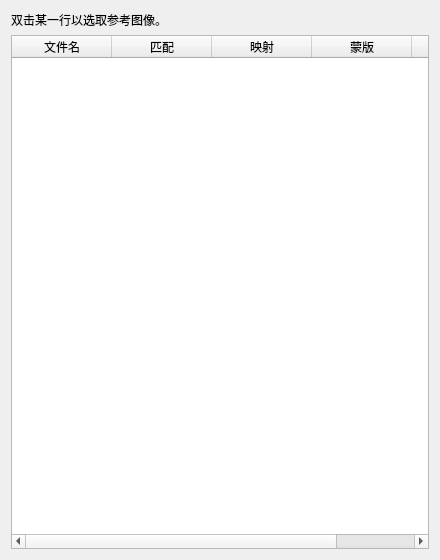
<?xml version="1.0" encoding="UTF-8"?>
<ui version="4.0">
 <class>ImageGroupReferenceDialog</class>
 <widget class="QDialog" name="ImageGroupReferenceDialog">
  <property name="geometry">
   <rect>
    <x>0</x>
    <y>0</y>
    <width>440</width>
    <height>560</height>
   </rect>
  </property>
  <property name="minimumSize">
   <size>
    <width>250</width>
    <height>360</height>
   </size>
  </property>
  <property name="maximumSize">
   <size>
    <width>480</width>
    <height>16777215</height>
   </size>
  </property>
  <property name="windowTitle">
   <string>从图像组中选取参考</string>
  </property>
  <layout class="QVBoxLayout" name="verticalLayoutImageGroupReference">
   <item>
    <widget class="QLabel" name="labelImageGroupHint">
     <property name="text">
      <string>双击某一行以选取参考图像。</string>
     </property>
     <property name="wordWrap">
      <bool>true</bool>
     </property>
    </widget>
   </item>
   <item>
    <widget class="QTableWidget" name="tableWidgetImageGroup">
     <property name="editTriggers">
      <set>QAbstractItemView::NoEditTriggers</set>
     </property>
     <property name="alternatingRowColors">
      <bool>true</bool>
     </property>
     <property name="selectionMode">
      <enum>QAbstractItemView::SingleSelection</enum>
     </property>
     <property name="selectionBehavior">
      <enum>QAbstractItemView::SelectRows</enum>
     </property>
     <property name="verticalScrollMode">
      <enum>QAbstractItemView::ScrollPerPixel</enum>
     </property>
     <property name="rowCount">
      <number>0</number>
     </property>
     <property name="columnCount">
      <number>5</number>
     </property>
     <attribute name="horizontalHeaderStretchLastSection">
      <bool>false</bool>
     </attribute>
     <attribute name="verticalHeaderVisible">
      <bool>false</bool>
     </attribute>
     <column>
      <property name="text">
       <string>文件名</string>
      </property>
     </column>
     <column>
      <property name="text">
       <string>匹配</string>
      </property>
     </column>
     <column>
      <property name="text">
       <string>映射</string>
      </property>
     </column>
     <column>
      <property name="text">
       <string>蒙版</string>
      </property>
     </column>
     <column>
      <property name="text">
       <string>预览</string>
      </property>
     </column>
    </widget>
   </item>
  </layout>
 </widget>
 <resources/>
 <connections/>
</ui>
